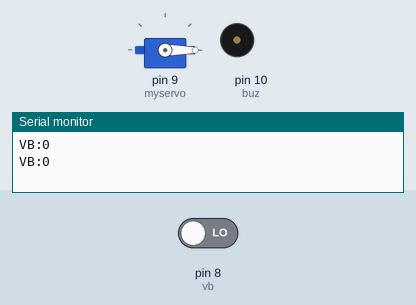
The sketch below on a simulated Arduino Uno, built with avr-gcc and run on an emulated ATmega328P. Shown: servo, buzzer (waves = sounding, pin HIGH), the last lines printed to the serial monitor. The test bench sets the inputs (shaded band); at power-on: pin 8 (vb) LOW.

Above: at 1.8 s.
1.9 s: pin 8 (vb) driven HIGH
At 2.8 s:
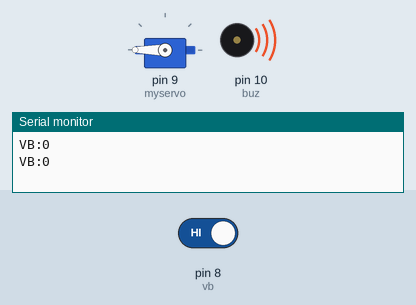
3.5 s: pin 8 (vb) driven LOW
At 4.3 s:
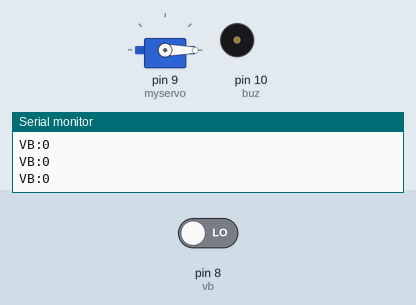
Timing chart, 0 to 6.5 s (numbered marks = the images above; inputs shaded):
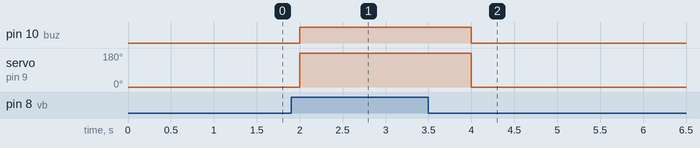

The sketch:

ATM_security_system.ino
```cpp
#include<SoftwareSerial.h>
#include<Servo.h>
int vb = 8 ;
int buz = 10 ;
Servo myservo;
void setup () {
  Serial.begin(9600);
    pinMode(vb,INPUT);
    pinMode(buz,OUTPUT);
    myservo.attach(9);
    digitalWrite(buz,LOW);
    myservo.write(0);
}
void loop () {
    Serial.print("VB:");
    Serial.println(digitalRead(vb));
    delay(1000);

    if ( (digitalRead(vb) == 1))
    {
          myservo.write(180);
                digitalWrite(buz,HIGH);
           delay(2000);


    }
    if ( (digitalRead(vb) == 0) )
    {
   digitalWrite(buz,LOW);
    myservo.write(0);
    }

}
```

Measured:
- after the input at 1.9 s, pin 10 (buz): LOW → HIGH after 0.10 s; servo on pin 9 (myservo): 0° → 180° after 0.10 s
- after the input at 3.5 s, pin 10 (buz): HIGH → LOW after 0.50 s; servo on pin 9 (myservo): 180° → 0° after 0.50 s
